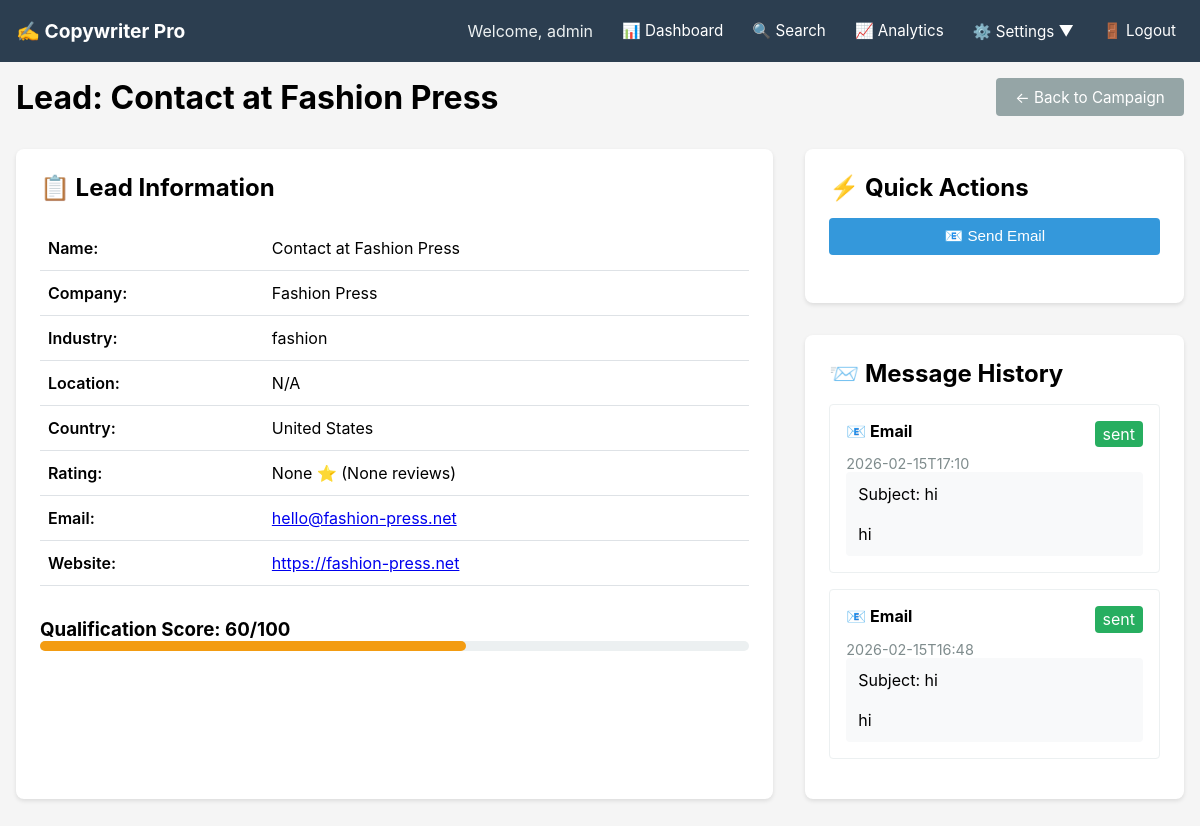
Screenshot of /lead/lead_1771163287_9_3220 (signed in) with the database file from the repository.
### tables this page shows
CREATE TABLE users (
                    user_id TEXT PRIMARY KEY,
                    username TEXT UNIQUE NOT NULL,
                    password_hash TEXT NOT NULL,
                    email TEXT NOT NULL,
                    email_host TEXT DEFAULT 'smtp.gmail.com',
                    email_user TEXT,
                    email_password TEXT,
                    linkedin_username TEXT,
                    linkedin_password TEXT,
                    linkedin_connected INTEGER DEFAULT 0,
                    created_at TEXT NOT NULL
                , google_places_api_key TEXT, twilio_account_sid TEXT, twilio_auth_token TEXT, twilio_whatsapp_number TEXT, facebook_page_id TEXT, facebook_page_token TEXT, sender_name TEXT);

CREATE TABLE leads (
                    lead_id TEXT PRIMARY KEY,
                    campaign_id TEXT NOT NULL,
                    user_id TEXT NOT NULL,
                    name TEXT NOT NULL,
                    company TEXT,
                    email TEXT,
                    website TEXT,
                    industry TEXT,
                    location TEXT,
                    country TEXT,
                    timezone TEXT,
                    notes TEXT,
                    status TEXT NOT NULL,
                    qualification_score INTEGER DEFAULT 0,
                    email_status TEXT DEFAULT 'pending',
                    email_sent_at TEXT,
                    linkedin_url TEXT,
                    linkedin_profile TEXT,
                    founded_year INTEGER,
                    employee_count TEXT,
                    estimated_revenue TEXT,
                    source TEXT DEFAULT 'manual',
                    job_title TEXT,
                    phone TEXT,
                    created_at TEXT NOT NULL,
                    updated_at TEXT NOT NULL, place_id TEXT, rating TEXT, total_ratings TEXT, price_level TEXT, business_status TEXT, types TEXT, facebook_url TEXT, facebook_id TEXT, preferred_channel TEXT, last_contacted TEXT, contact_attempts TEXT,
                    FOREIGN KEY (campaign_id) REFERENCES campaigns (campaign_id),
                    FOREIGN KEY (user_id) REFERENCES users (user_id)
                );

CREATE TABLE messages (
                    message_id TEXT PRIMARY KEY,
                    lead_id TEXT NOT NULL,
                    campaign_id TEXT NOT NULL,
                    user_id TEXT NOT NULL,
                    channel TEXT NOT NULL,
                    content TEXT NOT NULL,
                    sent_at TEXT NOT NULL,
                    status TEXT NOT NULL,
                    error_message TEXT,
                    read_at TEXT,
                    replied_at TEXT,
                    FOREIGN KEY (lead_id) REFERENCES leads (lead_id)
                );

### main.py (the view)
@app.route('/lead/<lead_id>')
def lead_detail(lead_id):
    if 'user_id' not in session:
        return redirect(url_for('index'))
    lead = db.get_lead(lead_id)
    if not lead:
        flash('Lead not found', 'error')
        return redirect(url_for('dashboard'))
    messages = db.get_lead_messages(lead_id)
    campaign = db.get_campaign(lead.campaign_id)
    user = db.get_user(session['user_id'])
    whatsapp_link = None
    if lead.phone and campaign and campaign.whatsapp_template:
        message = campaign.whatsapp_template.replace("[Name]", lead.name.split()[0])
        message = message.replace("[Company]", lead.company)
        whatsapp_link = message_service.generate_whatsapp_link(lead.phone, message)
    return render_template('lead_detail.html', lead=lead, messages=messages,
                          campaign=campaign, whatsapp_link=whatsapp_link)

### main.py (called while the page is built)
    def __post_init__(self):
        if self.search_queries is None:
            self.search_queries = []
        if self.search_locations is None:
            self.search_locations = []
        if self.ideal_industries is None:
            self.ideal_industries = []
        if self.channels_enabled is None:
            self.channels_enabled = ['email']

    @classmethod
    def from_dict(cls, data: dict) -> 'Campaign':
        known_fields = {
            'campaign_id', 'user_id', 'name', 'created_at', 'status',
            'search_queries', 'search_locations', 'max_results_per_search',
            'ideal_industries', 'min_rating', 'max_results',
            'channels_enabled', 'email_subject', 'email_body',
            'whatsapp_template', 'whatsapp_enabled',
            'facebook_template', 'facebook_enabled',
            'notify_email'
        }
        filtered_data = {k: v for k, v in data.items() if k in known_fields}
        return cls(**filtered_data)

    def __post_init__(self):
        if self.campaigns is None:
            self.campaigns = []

    @contextmanager
    def get_connection(self):
        with self.lock:
            conn = sqlite3.connect(self.db_path, timeout=30)
            conn.row_factory = sqlite3.Row
            try:
                yield conn
                conn.commit()
            except Exception as e:
                conn.rollback()
                raise e
            finally:
                conn.close()

    def execute_query(self, query: str, params: tuple = ()) -> List[Dict]:
        with self.get_connection() as conn:
            cursor = conn.cursor()
            cursor.execute(query, params)
            rows = cursor.fetchall()
            return [dict(row) for row in rows]

    def _filter_to_dataclass(self, cls, data: dict) -> dict:
        valid_keys = {f.name for f in fields(cls)}
        return {k: v for k, v in data.items() if k in valid_keys}

    def get_user(self, user_id: str) -> Optional[User]:
        row = self.execute_query('SELECT * FROM users WHERE user_id = ?', (user_id,))
        if row:
            filtered = self._filter_to_dataclass(User, row[0])
            return User(**filtered)
        return None

### templates/lead_detail.html (shortened to what this page needs)
{% extends "base.html" %}
{% block content %}
<div style="display: flex; justify-content: space-between; align-items: center; margin-bottom: 2rem;">
    <h1>Lead: {{ lead.name }}</h1>
    <a href="{{ url_for('campaign_detail', campaign_id=campaign.campaign_id) }}" class="btn btn-secondary">← Back to Campaign</a>
</div>
<div style="display: grid; grid-template-columns: 2fr 1fr; gap: 2rem;">
    <div class="card">
        <h2 style="margin-bottom: 1.5rem;">📋 Lead Information</h2>
        <table style="width: 100%;">
            <tr><td style="padding: 0.5rem; font-weight: 600;">Name:</td><td>{{ lead.name }}</td></tr>
            <tr><td style="padding: 0.5rem; font-weight: 600;">Company:</td><td>{{ lead.company }}</td></tr>
            <tr><td style="padding: 0.5rem; font-weight: 600;">Industry:</td><td>{{ lead.industry or 'N/A' }}</td></tr>
            <tr><td style="padding: 0.5rem; font-weight: 600;">Location:</td><td>{{ lead.location or 'N/A' }}</td></tr>
            <tr><td style="padding: 0.5rem; font-weight: 600;">Country:</td><td>{{ lead.country or 'N/A' }}</td></tr>
            <tr><td style="padding: 0.5rem; font-weight: 600;">Rating:</td><td>{{ lead.rating }} ⭐ ({{ lead.total_ratings }} reviews)</td></tr>
            {% if lead.email %}
            <tr><td style="padding: 0.5rem; font-weight: 600;">Email:</td><td><a href="mailto:{{ lead.email }}">{{ lead.email }}</a></td></tr>
            {% endif %}
            {% if lead.website %}
            <tr><td style="padding: 0.5rem; font-weight: 600;">Website:</td><td><a href="{{ lead.website }}" target="_blank">{{ lead.website }}</a></td></tr>
            {% endif %}
        </table>
        <div style="margin-top: 2rem;">
            <h3>Qualification Score: {{ lead.qualification_score }}/100</h3>
            <div style="background: #ecf0f1; height: 10px; border-radius: 5px;">
                <div style="background: {% if lead.qualification_score >= 70 %}#27ae60{% elif lead.qualification_score >= 40 %}#f39c12{% else %}#e74c3c{% endif %};
                             width: {{ lead.qualification_score }}%; height: 10px; border-radius: 5px;"></div>
            </div>
        </div>
    </div>
    <div>
        <div class="card" style="margin-bottom: 2rem;">
            <h2 style="margin-bottom: 1rem;">⚡ Quick Actions</h2>
            {% if lead.email and 'email' in campaign.channels_enabled %}
            <button onclick="sendMessage('email')" class="btn btn-primary" style="width: 100%; margin-bottom: 0.5rem;" id="emailBtn">
                📧 Send Email
            </button>
            {% endif %}
        </div>
        <div class="card">
            <h2 style="margin-bottom: 1rem;">📨 Message History</h2>
            {% if messages %}
                {% for msg in messages %}
                <div style="border: 1px solid #ecf0f1; border-radius: 4px; padding: 1rem; margin-bottom: 1rem;">
                    <div style="display: flex; justify-content: space-between; margin-bottom: 0.5rem;">
                        <strong>
                            {% if msg.channel == 'email' %}📧 Email
                            {% elif msg.channel == 'whatsapp' %}📱 WhatsApp
                            {% elif msg.channel == 'facebook' %}👥 Facebook
                            {% endif %}
                        </strong>
                        <span style="background: {% if msg.status == 'sent' %}#27ae60{% elif msg.status == 'failed' %}#e74c3c{% else %}#95a5a6{% endif %};
                                     color: white; padding: 0.2rem 0.5rem; border-radius: 4px;">
                            {{ msg.status }}
                        </span>
                    </div>
                    <p style="color: #7f8c8d; font-size: 0.9rem;">{{ msg.sent_at[:16] }}</p>
                    <div style="background: #f8f9fa; padding: 0.75rem; border-radius: 4px; white-space: pre-wrap;">{{ msg.content }}</div>
                </div>
                {% endfor %}
            {% else %}
                <p style="color: #7f8c8d; text-align: center;">No messages sent yet.</p>
            {% endif %}
        </div>
    </div>
</div>
{% endblock %}

### templates/base.html (shortened to what this page needs)
<!DOCTYPE html>
<html>
<head>
</head>
<body>
    <div class="navbar">
        <div style="display: flex; align-items: center; gap: 1rem;">
            <h2>✍️ Copywriter Pro</h2>
        </div>
        <div class="nav-links" id="navLinks">
            {% if session.user_id %}
                <span style="color: #ecf0f1; padding: 0.5rem;">Welcome, {{ session.username }}</span>
                <a href="{{ url_for('dashboard') }}">📊 Dashboard</a>
                <a href="{{ url_for('manual_search') }}">🔍 Search</a>
                <a href="{{ url_for('analytics_dashboard') }}">📈 Analytics</a>
                <div class="dropdown">
                    <a href="#">⚙️ Settings ▼</a>
                </div>
                <a href="{{ url_for('logout') }}">🚪 Logout</a>
            {% endif %}
        </div>
    </div>
    <div class="container">
        {% block content %}{% endblock %}
    </div>
</body>
</html>

### templates/base.html (style rules this page uses)
* { box-sizing: border-box; margin: 0; padding: 0; }
body { font-family: -apple-system, BlinkMacSystemFont, 'Segoe UI', Roboto, sans-serif; background: #f5f5f5; }
.navbar { background: #2c3e50; color: white; padding: 0.8rem 1rem; display: flex; flex-wrap: wrap; justify-content: space-between; align-items: center; position: sticky; top: 0; z-index: 1000; }
.navbar h2 { font-size: 1.2rem; margin-right: 1rem; }
.nav-links { display: flex; flex-wrap: wrap; align-items: center; gap: 0.8rem; }
.navbar a { color: white; text-decoration: none; padding: 0.5rem; border-radius: 4px; transition: background 0.3s; font-size: 0.95rem; }
.dropdown { position: relative; display: inline-block; }
.container { max-width: 1400px; margin: 1rem auto; padding: 0 1rem; width: 100%; }
.btn { display: inline-block; padding: 0.6rem 1.2rem; border: none; border-radius: 4px; font-size: 0.95rem; cursor: pointer; text-decoration: none; text-align: center; transition: all 0.3s; }
.btn-primary { background: #3498db; color: white; }
.btn-secondary { background: #95a5a6; color: white; }
.card { background: white; border-radius: 8px; padding: 1.5rem; box-shadow: 0 2px 4px rgba(0,0,0,0.1); margin-bottom: 1.5rem; }
table { width: 100%; border-collapse: collapse; min-width: 600px; }
th, td { padding: 0.75rem; text-align: left; border-bottom: 1px solid #dee2e6; }

### rows the page displays
users: username "admin"
leads: name "Contact at Fashion Press", company "Fashion Press", industry "fashion", location "N/A", country "United States", email "hello@fashion-press.net", website "https://fashion-press.net", qualification_score "60"
messages: channel "📧 Email", status "sent", sent_at "2026-02-15T17:10", content "Subject: hi hi"
messages: channel "📧 Email", status "sent", sent_at "2026-02-15T16:48", content "Subject: hi hi"

### other values shown
{{ lead.rating }} "None"
{{ lead.total_ratings }} "None"
